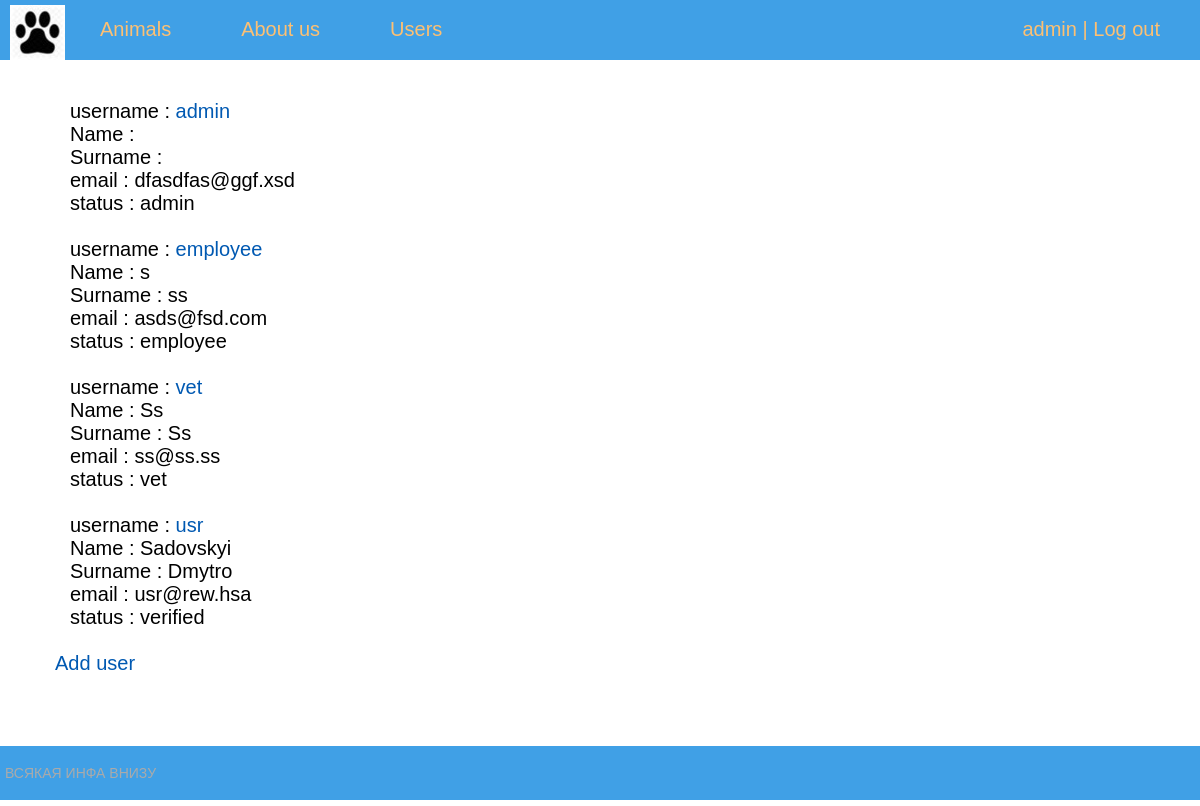
Page /users/ (signed in) on the earlier database version.
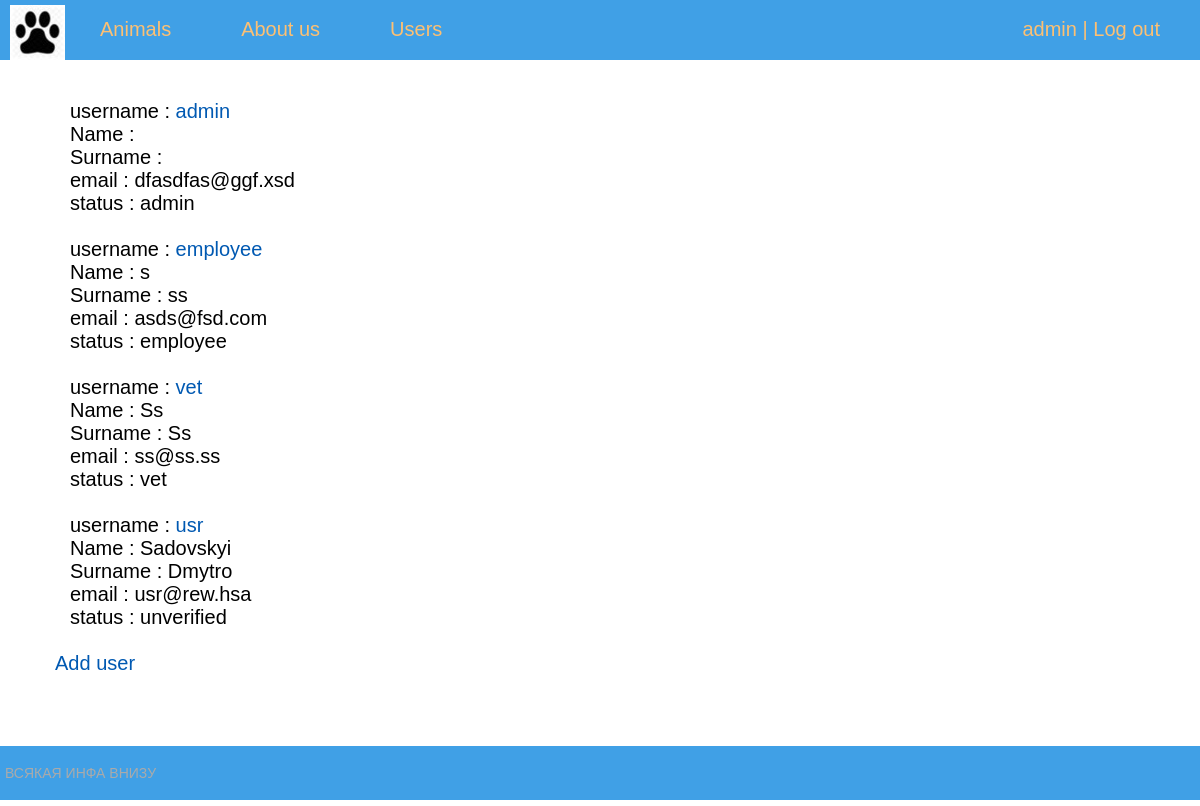
Same page on the later database version.
### shelter/models.py (models this page shows, shortened)
class Account(AbstractBaseUser):
    email = models.EmailField(verbose_name="email", max_length=60, unique=True)
    username = models.CharField(max_length=30, unique=True)
    date_joined = models.DateTimeField(verbose_name='date joined', auto_now_add=True)
    last_login = models.DateTimeField(verbose_name='last login', auto_now=True)
    is_admin = models.BooleanField(default=False)
    is_active = models.BooleanField(default=True)
    is_staff = models.BooleanField(default=False)
    is_superuser = models.BooleanField(default=False)
    position = models.CharField(max_length=10, default="unverified")
    name = models.CharField(max_length=15, default="")
    surname = models.CharField(max_length=15, default="")
    deleted = models.BooleanField(default=False)
    USERNAME_FIELD = 'username'
    objects = MyAccountManager()

### shelter/views.py (the view)
# urls.py: path('users/', ShowUsers.as_view(), name='users'),
@method_decorator(login_required, name='dispatch')
class ShowUsers(UserPassesTestMixin, ListView):
    paginate_by = 5
    model = Account
    template_name = 'shelter/users.html'
    context_object_name = 'accounts'
    slug_field = 'username'
    slug_url_kwarg = 'username'
    def test_func(self):
        if self.request.user.position == "employee" or self.request.user.position == "admin":
            return True
        return False
    def get_context_data(self, *, object_list=None, **kwargs):
        context = super().get_context_data(**kwargs)
        context['title'] = "User page"
        context['menu'] = menu
        return context

### shelter/templates/shelter/users.html
{% extends 'shelter/base.html' %}
{% block content %}
    <div class="container">
        {% for account in accounts %}
            username : <a href="{% url 'show_user' account.username %}">{{account.username}}</a><br>
            Name     : {{account.name}}<br>
            Surname  : {{account.surname}}<br>
            email    : {{account.email}}<br>
            status   : {{account.position}}<br><br>
        {% endfor %}
    </div>
    {% if user.position == "admin" %}
        <a href="adduser">Add user</a> <br><br>
    {% endif %}
{% endblock %}

Differences in the rows shown:
changed Account "usr": position "verified" → "unverified"
